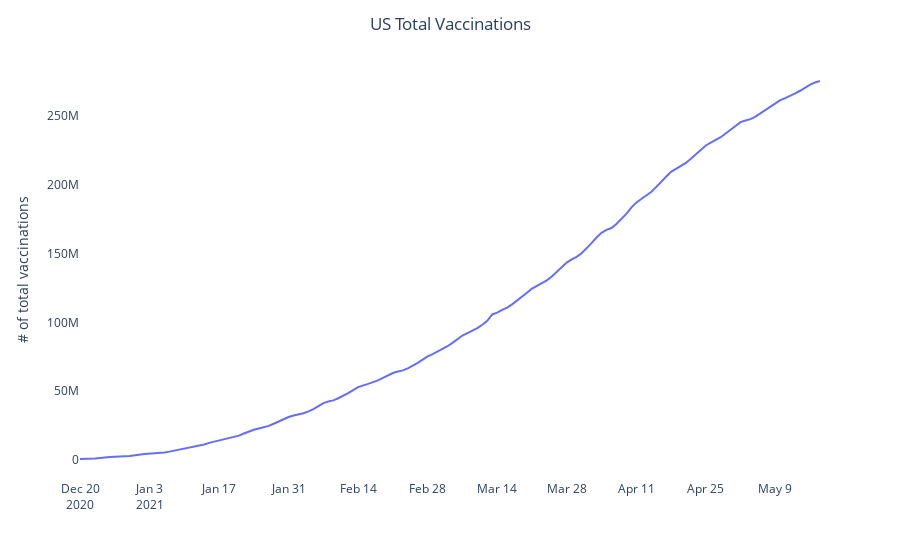

Source (notebook cell):
### Markdown cell above
### To preview: https://htmlpreview.github.io/?https://github.com/ayoubimaya/COVID19-Vaccination-Progress/blob/main/plots/states_choro_html.html

### Code cell
us_total_fig = px.line(us_vaccinations_df, 
                       x='date', 
                       y='total_vaccinations',
                       labels={
                           'total_vaccinations': '# of total vaccinations',
                            'date': ' '
                       })
us_total_fig.update_layout({'plot_bgcolor': 'rgba(0, 0, 0, 0)','paper_bgcolor': 'rgba(0, 0, 0, 0)',})
us_total_fig.update_layout(showlegend=False)
us_total_fig.update_layout(title_text='US Total Vaccinations', title_x=0.5)
us_total_fig.show()

### Figure 1 — Plotly figure (JSON) as saved in the notebook; plotly's stock layout.template omitted (floating-point values rounded to 4 significant figures; data arrays with more than 128 entries replaced by an {"elided": "..."} marker saying what was removed)
{"data": [{"hovertemplate": " =%{x}<br># of total vaccinations=%{y}<extra></extra>", "legendgroup": "", "line": {"color": "#636efa", "dash": "solid"}, "mode": "lines", "name": "", "orientation": "v", "showlegend": false, "type": "scatter", "x": {"elided": "136 str values"}, "xaxis": "x", "y": {"elided": "136 int values"}, "yaxis": "y"}], "layout": {"legend": {"tracegroupgap": 0}, "margin": {"t": 60}, "paper_bgcolor": "rgba(0, 0, 0, 0)", "plot_bgcolor": "rgba(0, 0, 0, 0)", "showlegend": false, "title": {"text": "US Total Vaccinations", "x": 0.5}, "xaxis": {"anchor": "y", "domain": [0, 1], "title": {"text": " "}}, "yaxis": {"anchor": "x", "domain": [0, 1], "title": {"text": "# of total vaccinations"}}}}
